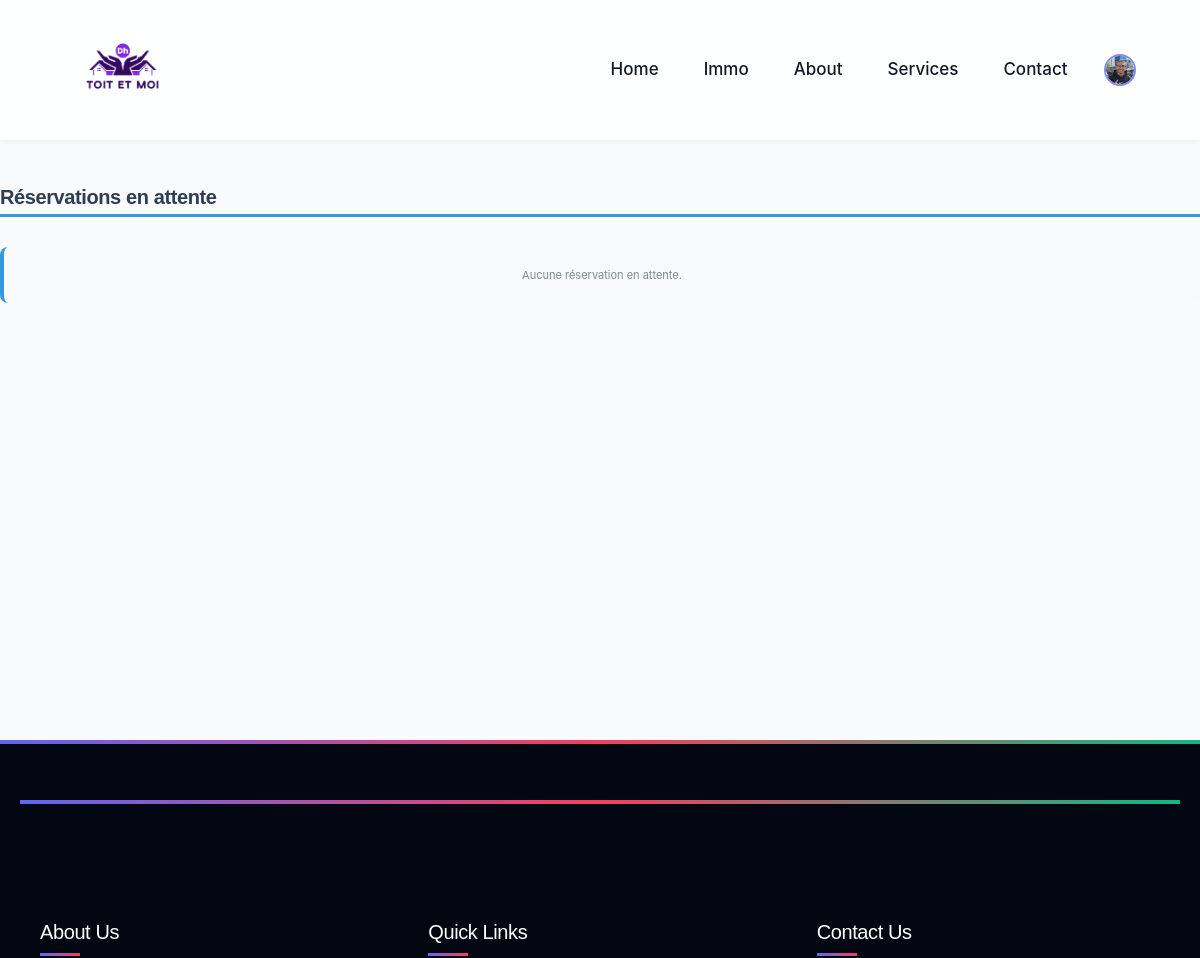
Page /reservations/gestion/ (signed in, upper part) on the earlier database version.
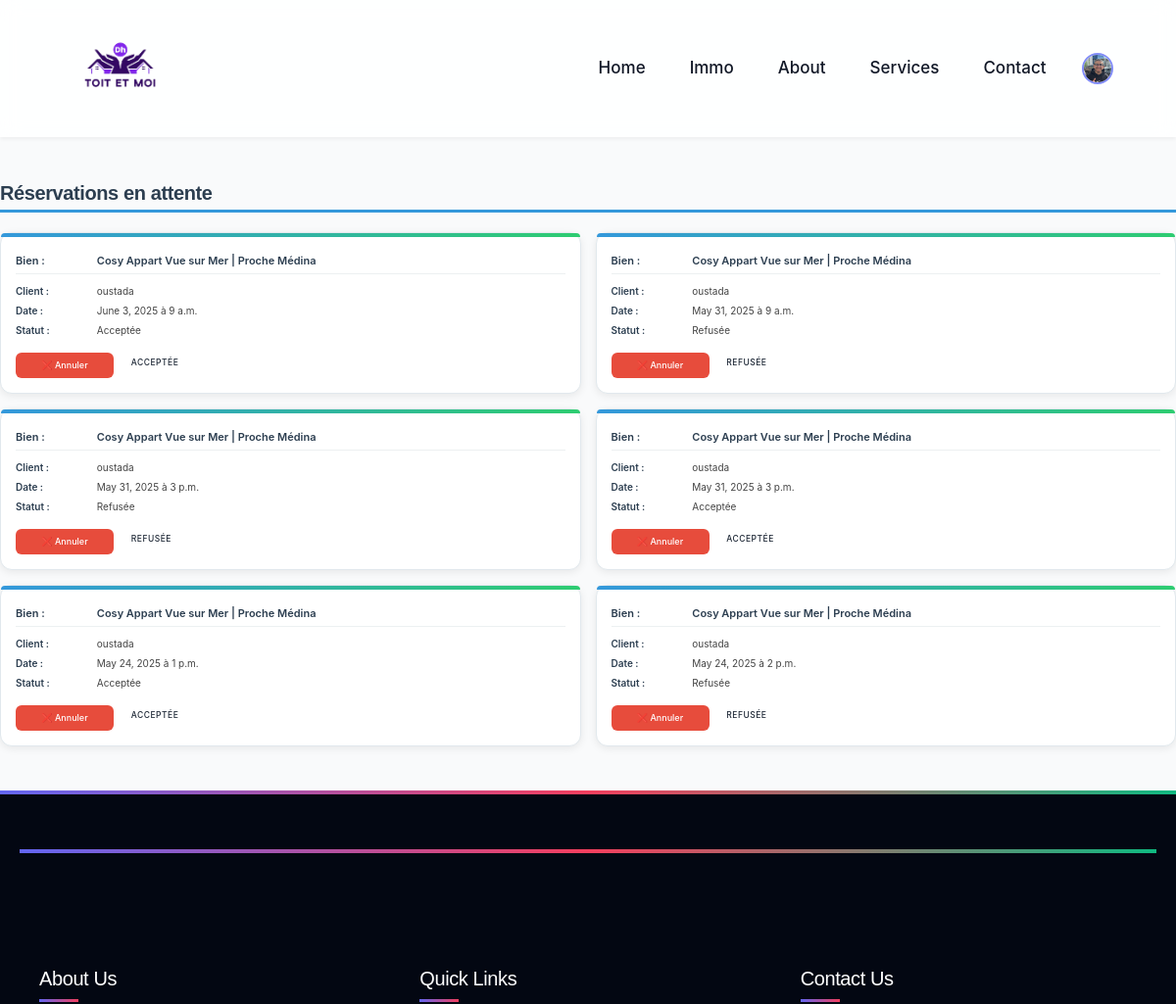
Same page on the later database version.
### app/models.py (models this page shows, shortened)
class CustomUser(AbstractUser):
    status = [
        ('entrepreneur', 'entrepreneur'),
        ('client', ' client'),
        ('admin','admin'),
        ('visiteur','visiteur')
    ]
    status = models.CharField(max_length=50, default='visiteur', choices=status)
    profile_picture = models.ImageField(upload_to='locataire_profile_pics/',default='locataire_profile_pics/car-rental-vector-13423582.png', null=True, blank=True)
    phone_number = models.CharField(max_length=15, null=True, blank=True)
    date_of_birth = models.DateField(null=True, blank=True)
    address = models.CharField(max_length=255, null=True, blank=True)
    Carteid= models.CharField(max_length=100, null=True, blank=True)

class Reservation(models.Model):
    STATUS_CHOICES = [
        ('en_attente', 'En attente'),
        ('acceptee', 'Acceptée'),
        ('refusee', 'Refusée'),
        ('annulee', 'Annulée'),
    ]
    client = models.ForeignKey(client, on_delete=models.CASCADE)
    bien = models.ForeignKey(BienImmo, on_delete=models.CASCADE)
    reservation_date = models.DateField()
    reservation_time = models.TimeField()
    status = models.CharField(max_length=10, choices=STATUS_CHOICES, default='en_attente')
    import datetime

class BienImmo(models.Model):
    x = [
        ('a vendre', 'a vendre'),
        ('a louer', 'a louer')
    ]
    name = models.CharField(max_length=200, default='nouvelle apartement')
    type = models.CharField(max_length=50, null=True, blank=True, choices=x)
    price = models.DecimalField(max_digits=15, decimal_places=2)
    content = models.TextField()
    address = models.CharField(max_length=255, default='')
    image1 = models.ImageField(upload_to='photos/%y/%m/%d', default='photos/25/04/25/pfp.jpg')
    image2 = models.ImageField(upload_to='photos/%y/%m/%d', default='photos/25/04/25/pfp.jpg')
    image3 = models.ImageField(upload_to='photos/%y/%m/%d', default='photos/25/04/25/pfp.jpg')
    image4 = models.ImageField(upload_to='photos/%y/%m/%d', default='photos/25/04/25/pfp.jpg')
    image5 = models.ImageField(upload_to='photos/%y/%m/%d', default='photos/25/04/25/pfp.jpg')
    user = models.ForeignKey(entrepreneur,on_delete=models.CASCADE)
    active = models.BooleanField(default=True)
    class Meta:
        ordering = ['price']

class client(models.Model):
    user = models.ForeignKey(CustomUser,on_delete=models.CASCADE,primary_key=True)
    bio = models.TextField(null=True, blank=True)

### app/views.py (the view)
# urls.py: path('reservations/gestion/', views.dashboard_entrepreneur, name='dashboard_entrepreneur'),
@login_required
def dashboard_entrepreneur(request):
    reservations = Reservation.objects.filter(bien__user__user=request.user).order_by('-reservation_date')
    return render(request, 'adminp/dashboard_entrepreneur.html', {
        'reservations': reservations
    })

### templates/adminp/dashboard_entrepreneur.html (shortened to what this page needs)
{% extends 'base.html' %}
{% load static %}
{% block content %}
<h2>Réservations en attente</h2>
{% if reservations %}
  <ul class="reservation-list">
    {% for r in reservations %}
      <li class="reservation-item">
        <p><strong>Bien :</strong> {{ r.bien.name }}</p>
        <p><strong>Client :</strong> {{ r.client.user.username }}</p>
        <p><strong>Date :</strong> {{ r.reservation_date }} à {{ r.reservation_time }}</p>
        <p><strong>Statut :</strong> {{ r.get_status_display }}</p>
        {% if r.status == 'en_attente' %}
          <a href="{% url 'traiter_reservation' r.id 'accepter' %}" class="btn btn-success">✅ Accepter</a>
          <a href="{% url 'traiter_reservation' r.id 'refuser' %}" class="btn btn-danger">❌ Refuser</a>
        {% else %}
        <a href="{% url 'traiter_reservation' r.id 'annuler' %}" class="btn btn-danger">❌ Annuler</a>
          <span class="status-label {{ r.status }}">{{ r.get_status_display }}</span>
        {% endif %}
      </li>
    {% endfor %}
  </ul>
{% else %}
  <p>Aucune réservation en attente.</p>
{% endif %}
{% endblock %}

### templates/base.html (shortened to what this page needs)
{% load static %}
<!DOCTYPE html>
<html lang="en">
<head>
    <link rel="stylesheet" href="https://cdnjs.cloudflare.com/ajax/libs/font-awesome/6.0.0/css/all.min.css">
    <script src="https://cdn.tailwindcss.com"></script>
<link rel="stylesheet" href="https://cdn.jsdelivr.net/npm/flatpickr/dist/flatpickr.min.css">
    <link href="https://cdn.jsdelivr.net/npm/bootstrap@5.3.5/dist/css/bootstrap.min.css" rel="stylesheet">
</head>
<body>
  <body>
    <nav class="navbar">
        <div class="logo">
          <a href="{% url 'SayHello' %}">
            <img src="\media\photos\25\04\25\logo.png" alt="Toit et Moi">
          </a>
        </div>
        <ul class="nav-links" id="nav-links">
            <li><a href="{% url 'SayHello' %}">Home</a></li>
            <li><a href="{% url 'Products' %}">Immo</a></li>
            <li><a href="{% url 'Settings' %}">About</a></li>
            <li><a href="{% url 'Services' %}">Services</a></li>
            <li><a href="{% url 'Contact' %}">Contact</a></li>
            {% if user.is_authenticated %}
            <li class="relative">
              <a href="javascript:void(0)" id="profile-menu-toggle">
                <img src="{{ request.user.profile_picture.url }}"  alt="Profile Picture" class="w-12 h-12 rounded-full border-2 border-primary-light">
              </a>
          </li>
            {% else %}
            <li><a href="{% url 'Loginpage' %}">Login</a></li>
            <li><a href="{% url 'Register' %}">Register</a></li>
            {% endif %}
        </ul>
    </nav>
    <main>
        {% block content %}{% endblock content %}
    </main>
    <footer>
        <div class="footer-container">
          <footer>
            <div class="footer-container">
                <section class="footer-section">
                    <h4>About Us</h4>
                </section>
                <section class="footer-section">
                    <h4>Quick Links</h4>
                </section>
                <section class="footer-section">
                    <h4>Contact Us</h4>
                </section>
            </div>
        </footer>
        </div>
    </footer>
</head>

### templates/adminp/dashboard_entrepreneur.html (style rules this page uses)
h2 { color: #2c3e50; margin-bottom: 2rem; font-size: 2rem; font-weight: 600; border-bottom: 3px solid #3498db; padding-bottom: 0.5rem; }
.reservation-list { list-style: none; padding: 0; margin: 0; display: grid; gap: 1.5rem; }
.reservation-item { background: #ffffff; border: 1px solid #e1e8ed; border-radius: 12px; padding: 1.5rem; box-shadow: 0 2px 8px rgba(0, 0, 0, 0.08); transition: all 0.3s ease; position: relative; }
.reservation-item p { margin: 0.5rem 0; font-size: 1rem; line-height: 1.5; color: #444; }
.reservation-item p strong { color: #2c3e50; font-weight: 600; display: inline-block; min-width: 80px; }
.btn { display: inline-block; padding: 0.6rem 1.2rem; margin: 0.5rem 0.5rem 0 0; border: none; border-radius: 6px; font-size: 0.9rem; font-weight: 500; text-decoration: none; cursor: pointer; transition: all 0.3s ease; text-align: center; min-width: 100px; }
.btn-danger { background-color: #e74c3c; color: white; }
.status-label { display: inline-block; padding: 0.4rem 0.8rem; border-radius: 20px; font-size: 0.85rem; font-weight: 500; text-transform: uppercase; letter-spacing: 0.5px; }
.reservation-item .btn { margin-top: 1rem; }
@media (min-width: 992px) { .reservation-list { grid-template-columns: repeat(auto-fit, minmax(400px, 1fr)); } }
.reservation-item p:first-of-type { font-size: 1.1rem; font-weight: 600; color: #2c3e50; margin-bottom: 1rem; padding-bottom: 0.5rem; border-bottom: 1px solid #ecf0f1; }
.reservation-item::before { content: ''; position: absolute; top: 0; left: 0; right: 0; height: 4px; background: linear-gradient(90deg, #3498db, #2ecc71); border-radius: 12px 12px 0 0; }

Differences in the rows shown:
added Reservation: bien.name "Cosy Appart Vue sur Mer | Proche Médina", client.user.username "oustada", reservation_date "June 3, 2025", reservation_time "9 a.m.", status "Acceptée", status "ACCEPTÉE"
added Reservation: bien.name "Cosy Appart Vue sur Mer | Proche Médina", client.user.username "oustada", reservation_date "May 31, 2025", reservation_time "9 a.m.", status "Refusée", status "REFUSÉE"
added Reservation: bien.name "Cosy Appart Vue sur Mer | Proche Médina", client.user.username "oustada", reservation_date "May 31, 2025", reservation_time "3 p.m.", status "Refusée", status "REFUSÉE"
added Reservation: bien.name "Cosy Appart Vue sur Mer | Proche Médina", client.user.username "oustada", reservation_date "May 31, 2025", reservation_time "3 p.m.", status "Acceptée", status "ACCEPTÉE"
added Reservation: bien.name "Cosy Appart Vue sur Mer | Proche Médina", client.user.username "oustada", reservation_date "May 24, 2025", reservation_time "1 p.m.", status "Acceptée", status "ACCEPTÉE"
added Reservation: bien.name "Cosy Appart Vue sur Mer | Proche Médina", client.user.username "oustada", reservation_date "May 24, 2025", reservation_time "2 p.m.", status "Refusée", status "REFUSÉE"
Other differences:
text no longer shown: "Aucune réservation en attente."
